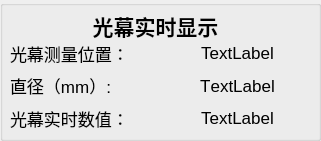
     <widget class="QGroupBox" name="groupBox_2">
      <property name="geometry">
       <rect>
        <x>20</x>
        <y>410</y>
        <width>321</width>
        <height>141</height>
       </rect>
      </property>
      <property name="title">
       <string/>
      </property>
      <widget class="QLabel" name="label_32">
       <property name="geometry">
        <rect>
         <x>50</x>
         <y>10</y>
         <width>211</width>
         <height>31</height>
        </rect>
       </property>
       <property name="palette">
        <palette>
         <active>
          <colorrole role="WindowText">
           <brush brushstyle="SolidPattern">
            <color alpha="255">
             <red>0</red>
             <green>58</green>
             <blue>175</blue>
            </color>
           </brush>
          </colorrole>
          <colorrole role="Text">
           <brush brushstyle="SolidPattern">
            <color alpha="255">
             <red>0</red>
             <green>58</green>
             <blue>175</blue>
            </color>
           </brush>
          </colorrole>
          <colorrole role="PlaceholderText">
           <brush brushstyle="NoBrush">
            <color alpha="128">
             <red>0</red>
             <green>58</green>
             <blue>175</blue>
            </color>
           </brush>
          </colorrole>
         </active>
         <inactive>
          <colorrole role="WindowText">
           <brush brushstyle="SolidPattern">
            <color alpha="255">
             <red>0</red>
             <green>0</green>
             <blue>0</blue>
            </color>
           </brush>
          </colorrole>
          <colorrole role="Text">
           <brush brushstyle="SolidPattern">
            <color alpha="255">
             <red>0</red>
             <green>0</green>
             <blue>0</blue>
            </color>
           </brush>
          </colorrole>
          <colorrole role="PlaceholderText">
           <brush brushstyle="NoBrush">
            <color alpha="128">
             <red>0</red>
             <green>58</green>
             <blue>175</blue>
            </color>
           </brush>
          </colorrole>
         </inactive>
         <disabled>
          <colorrole role="WindowText">
           <brush brushstyle="SolidPattern">
            <color alpha="255">
             <red>120</red>
             <green>120</green>
             <blue>120</blue>
            </color>
           </brush>
          </colorrole>
          <colorrole role="Text">
           <brush brushstyle="SolidPattern">
            <color alpha="255">
             <red>120</red>
             <green>120</green>
             <blue>120</blue>
            </color>
           </brush>
          </colorrole>
          <colorrole role="PlaceholderText">
           <brush brushstyle="NoBrush">
            <color alpha="128">
             <red>0</red>
             <green>58</green>
             <blue>175</blue>
            </color>
           </brush>
          </colorrole>
         </disabled>
        </palette>
       </property>
       <property name="font">
        <font>
         <pointsize>16</pointsize>
         <weight>75</weight>
         <bold>true</bold>
        </font>
       </property>
       <property name="text">
        <string>光幕实时显示</string>
       </property>
       <property name="alignment">
        <set>Qt::AlignCenter</set>
       </property>
      </widget>
      <widget class="QWidget" name="layoutWidget">
       <property name="geometry">
        <rect>
         <x>10</x>
         <y>40</y>
         <width>301</width>
         <height>91</height>
        </rect>
       </property>
       <layout class="QGridLayout" name="gridLayout_9">
        <item row="1" column="0">
         <widget class="QLabel" name="label_34">
          <property name="font">
           <font>
            <pointsize>13</pointsize>
            <weight>50</weight>
            <bold>false</bold>
           </font>
          </property>
          <property name="text">
           <string>直径（mm）:</string>
          </property>
         </widget>
        </item>
        <item row="0" column="0">
         <widget class="QLabel" name="label_36">
          <property name="font">
           <font>
            <pointsize>13</pointsize>
           </font>
          </property>
          <property name="text">
           <string>光幕测量位置：</string>
          </property>
         </widget>
        </item>
        <item row="1" column="1">
         <widget class="QLabel" name="lsDiameter">
          <property name="font">
           <font>
            <pointsize>13</pointsize>
            <kerning>false</kerning>
           </font>
          </property>
          <property name="text">
           <string>TextLabel</string>
          </property>
          <property name="alignment">
           <set>Qt::AlignCenter</set>
          </property>
         </widget>
        </item>
        <item row="2" column="0">
         <widget class="QLabel" name="label_28">
          <property name="font">
           <font>
            <pointsize>13</pointsize>
           </font>
          </property>
          <property name="text">
           <string>光幕实时数值：</string>
          </property>
         </widget>
        </item>
        <item row="2" column="1">
         <widget class="QLabel" name="lsCurrentValue">
          <property name="font">
           <font>
            <pointsize>13</pointsize>
           </font>
          </property>
          <property name="text">
           <string>TextLabel</string>
          </property>
          <property name="alignment">
           <set>Qt::AlignCenter</set>
          </property>
         </widget>
        </item>
        <item row="0" column="1">
         <widget class="QLabel" name="lsPosition">
          <property name="font">
           <font>
            <pointsize>13</pointsize>
           </font>
          </property>
          <property name="text">
           <string>TextLabel</string>
          </property>
          <property name="alignment">
           <set>Qt::AlignCenter</set>
          </property>
         </widget>
        </item>
       </layout>
      </widget>
     </widget>
